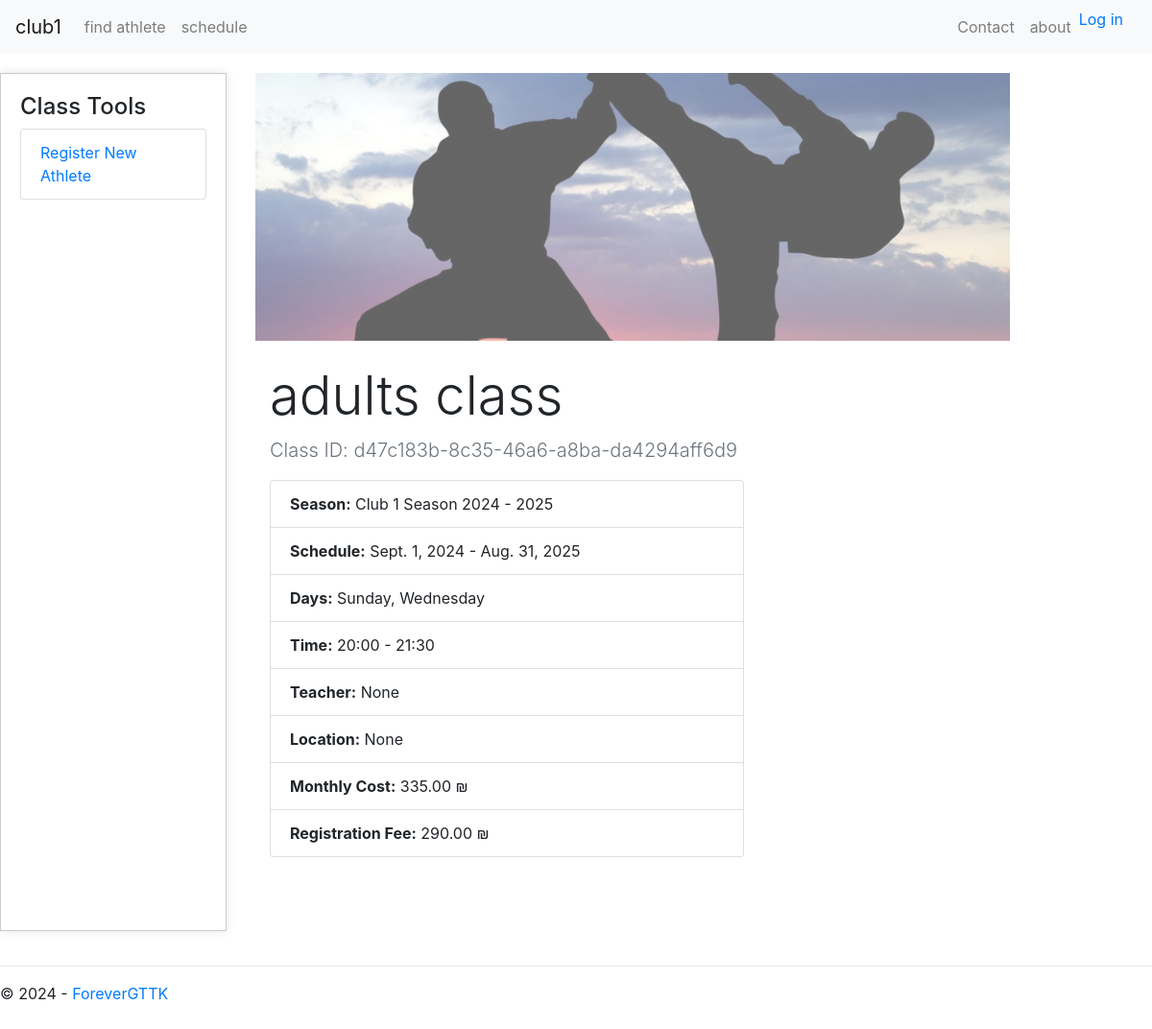
The page /club/club1/class/d47c183b-8c35-46a6-a8ba-da4294aff6d9 on the database its author committed.
### app/models.py (models this page shows, shortened)
class BaseModel(models.Model):
    ID = models.UUIDField(default=uuid.uuid4, editable=False, unique=True, primary_key=True)
    created_by = models.ForeignKey(User, on_delete=models.SET_NULL, null=True)
    created_at = models.DateTimeField(auto_now_add=True, editable=False)
    last_updated = models.DateTimeField(auto_now=True)
    description = models.TextField(null=True, blank=True)
    class Meta:
        abstract = True

class Clubs(BaseModel):
    name = models.CharField(max_length=255, unique=True)
    topic = models.ForeignKey(Topics, on_delete=models.CASCADE, null=True, related_name='clubs')
    location = models.CharField(max_length=255, null=True, blank=True)
    web_name = models.CharField(max_length=100, unique=True)
    contact_email = models.EmailField(null=True, blank=True)
    contact_phone = models.CharField(max_length=15, null=True, blank=True)
    contact_person = models.CharField(max_length=255, null=True, blank=True)
    class Meta:
        permissions = [
            ("view_club", "Can view club details"),
            ("manage_club", "Can manage club details"),
            ("manage_club_design", "Can edit club design"),
            ("manage_club_articles", "Can manage articles for the club"),
        ]
    def get_club(self):
        image = get_object_or_404(Images, club=self.ID, page='home', name='logo')
        return {
            'ID': str(self.ID),
            'name': self.name,
            'location': self.location,
            'photo': image.image,
            'contact_email': self.contact_email,
            'contact_phone': self.contact_phone,
            'contact_person': self.contact_person,
        }

class Images(BaseModel):
    image = models.ImageField(upload_to='images/', null=False, blank=False)
    club = models.ForeignKey('Clubs', on_delete=models.CASCADE, related_name='images')
    page = models.CharField(max_length=100)
    name = models.CharField(max_length=100, null=True, blank=True)

class Class(BaseModel):
    DAYS_OF_WEEK = (
        ('sun', 'Sunday'),
        ('mon', 'Monday'),
        ('tue', 'Tuesday'),
        ('wed', 'Wednesday'),
        ('thu', 'Thursday'),
        ('fri', 'Friday'),
        ('sat', 'Saturday'),
    )
    name = models.CharField(max_length=255)
    season = models.ForeignKey(Season, on_delete=models.CASCADE, related_name='classes')
    start_date = models.DateField()
    end_date = models.DateField()
    days_of_week = MultiSelectField(choices=DAYS_OF_WEEK, null=True, blank=True)
    start_time = models.TimeField()
    end_time = models.TimeField()
    place = models.CharField(max_length=255, null=True, blank=True)
    teacher = models.ForeignKey('Teacher', on_delete=models.SET_NULL, null=True, blank=True)
    price = models.DecimalField(max_digits=10, decimal_places=2)
    registration_fee = models.DecimalField(max_digits=10, decimal_places=2)
    class Meta:
        ordering = ['start_date', 'start_time']

class Season(BaseModel):
    club = models.ForeignKey('Clubs', on_delete=models.CASCADE, related_name='seasons')
    start_date = models.DateField()
    end_date = models.DateField()
    is_active = models.BooleanField(default=True)
    class Meta:
        ordering = ['-start_date']
    def __str__(self):
        return f"{self.club.name} Season {self.start_date.year} - {self.end_date.year}"

### BotLaHug/views.py (the view)
# urls.py: path('club/<str:club_name>/class/<str:class_id>', clubViews.class_info, name='class_info'),
def class_info(request, club_name, class_id):
    club = models.Clubs.objects.get(web_name=club_name)
    class_instance = get_object_or_404(models.Class, ID=class_id)
    class_details = {
        'ID': class_instance.ID,
        'name': class_instance.name,
        'season': class_instance.season,
        'start_date': class_instance.start_date,
        'end_date': class_instance.end_date,
        'days_of_week': class_instance.days_of_week,
        'start_time': class_instance.start_time.strftime('%H:%M'),
        'end_time': class_instance.end_time.strftime('%H:%M'),
        'teacher': class_instance.teacher,
        'place': class_instance.place,
        'price': class_instance.price,
        'registration_fee': class_instance.registration_fee,
        'club_logo_url': club.get_club().get('photo'),
    }
    tools = {
        'edit': 'Edit Class Details',
        'register': 'Register New Athlete',
        'manage': 'Manage Class Registrations',
    }
    return page_render(
        request,
        'BotLaHug/client_pages/class_info.html',
        {
            'class_details': class_details,
            'tools': tools,
        },
        club_name=club_name
    )

### BotLaHug/views.py (called while the page is built)
def page_render(request, page_address, context, club_name):
    context['easterEgg'] = datetime.now().minute % 2 == 0
    app_name = re.split(r'_|(?=[A-Z])', os.path.splitext(os.path.basename(page_address))[0])
    title = ' '.join(word.capitalize() if context['easterEgg'] else word.lower() for word in app_name)
    context.update(
        {
            'name': club_name,
            'title': title,
            'year': datetime.now().year,
        }
    )
    return render(request, page_address, context)

### BotLaHug/templates/BotLaHug/client_pages/class_info.html
{% extends "BotLaHug/layout.html" %}
                       {% block sidebar %}
<h4>Class Tools</h4>
<ul class="list-group mb-4">
    <li class="list-group-item"><a href="/club/{{ name }}/class/register/{{ class_details.ID }}">{{ tools.register }}</a></li>
</ul>
{% endblock %}
{% block content %}
<div class="mb-4" style="overflow: hidden; height: 25vh; ">
    <img src="../../../../{{class_details.club_logo_url }}" alt="{{ club_name }} logo" class="img-fluid rounded shadow-sm" style="width: 100%; object-fit: cover; opacity: 0.6; margin-top: -10%;">
</div>
<div class="container mt-4">
    <div class="row">
        <div class="col-md-8">
            <h1 class="display-4">{{ class_details.name }}</h1>
            <p class="lead text-muted">Class ID: {{ class_details.ID }}</p>
            <ul class="list-group mb-4">
                <li class="list-group-item"><strong>Season:</strong> {{ class_details.season }}</li>
                <li class="list-group-item"><strong>Schedule:</strong> {{ class_details.start_date }} - {{ class_details.end_date }}</li>
                <li class="list-group-item"><strong>Days:</strong> {{ class_details.days_of_week }}</li>
                <li class="list-group-item"><strong>Time:</strong> {{ class_details.start_time }} - {{ class_details.end_time }}</li>
                <li class="list-group-item"><strong>Teacher:</strong> {{ class_details.teacher }}</li>
                <li class="list-group-item"><strong>Location:</strong> {{ class_details.place }}</li>
                <li class="list-group-item"><strong>Monthly Cost:</strong> {{ class_details.price }} &#8362;</li>
                <li class="list-group-item"><strong>Registration Fee:</strong> {{ class_details.registration_fee }} &#8362;</li>
            </ul>
        </div>
    </div>
</div>
            {% endblock %}

### BotLaHug/templates/BotLaHug/layout.html (shortened to what this page needs)
<!DOCTYPE html>
<html>
<head>
    {% load static %}
    <link href="https://stackpath.bootstrapcdn.com/bootstrap/4.5.2/css/bootstrap.min.css" rel="stylesheet">
</head>
<body class="bud">
    <nav class="navbar navbar-expand-lg navbar-light bg-light fixed-top">
        {% if user.is_authenticated %}
        <a class="navbar-brand" href="/club/{{name}}/">{{name}} BotlaHug בוטלחוג</a>
        {% else %}
        <a class="navbar-brand" href="/club/{{name}}/"> {{name}}  </a>
        {% endif %}
        <div class="collapse navbar-collapse" id="navbarNav">
            {% include 'BotLaHug/loggedelements.html' %}
            <ul class="navbar-nav ml-auto" style="margin-inline:14px;">
                <li class="nav-item">
                    <a class="nav-link" href="/club/{{name}}/contact/">Contact</a>
                </li>
                <li class="nav-item">
                    <a class="nav-link" href="/club/{{name}}/about/">about</a>
                </li>
                {% include 'BotLaHug/loginpartial.html' %}
            </ul>
        </div>
    </nav>
    <div class="sidebar-container">
        <div class="centered-div">
            {% block sidebar %}{% endblock %}
        </div>
        <div class=" body-content">
            {% block content %}{% endblock %}
        </div>
        <div>
        </div>
    </div>
    <footer>
        <hr />
        <p>&copy; {{ year }} - <a href="{% url 'contact' %}">ForeverGTTK</a></p>
    </footer>
</body>
</html>

### BotLaHug/templates/BotLaHug/layout.html (style rules this page uses)
.bud { min-height: 100vh; margin: 0; padding: 0; overflow-y: hidden; }
.sidebar-container { display: grid; grid-template-columns: 2fr 7fr 1fr; column-gap: 10px; margin-top: 56px; overflow-y: hidden; }
.centered-div { padding: 20px; background-color: #fff; border: 1px solid #ccc; box-sizing: border-box; margin-top: 20px; height: 80vh; margin-bottom: 20px; box-shadow: 0px 0px 10px rgba(0, 0, 0, 0.1); }
.body-content { height: 80vh; padding: 20px; box-sizing: border-box; overflow-y: scroll; }

### rows shown on the page
Clubs: web_name "club1"
Images: club_logo_url (picture)
Class: name "adults class", ID "d47c183b-8c35-46a6-a8ba-da4294aff6d9", start_date "Sept. 1, 2024", end_date "Aug. 31, 2025", days_of_week "Sunday, Wednesday", price "335.00", registration_fee "290.00"
Season: season "Club 1 Season 2024 - 2025"

### other values the page prints
{{ tools.register }} "Register New Athlete"
{{ class_details.start_time }} "20:00"
{{ class_details.end_time }} "21:30"
{{ class_details.teacher }} "None"
{{ class_details.place }} "None"
